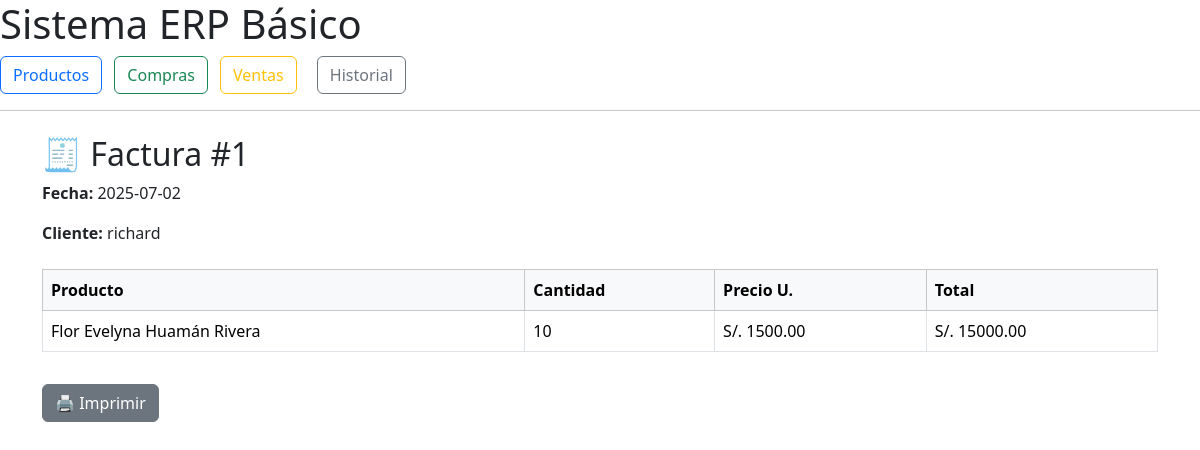
/factura/1, run on the app's committed database.
### tables this page shows
CREATE TABLE ventas (
    id INTEGER PRIMARY KEY AUTOINCREMENT,
    producto_id INTEGER,
    cantidad INTEGER,
    precio_unitario REAL,
    fecha TEXT DEFAULT CURRENT_DATE, cliente TEXT,
    FOREIGN KEY (producto_id) REFERENCES productos(id)
);

CREATE TABLE productos (
    id INTEGER PRIMARY KEY AUTOINCREMENT,
    nombre  TEXT NOT NULL,
    stock   INTEGER DEFAULT 0,
    precio  REAL    DEFAULT 0
);

### app.py (the view)
@app.route("/factura/<int:venta_id>")
def factura(venta_id):
    conn = conectar()
    cursor = conn.cursor()
    cursor.execute("""
        SELECT v.id, v.fecha, p.nombre, v.cantidad, v.precio_unitario, v.cliente
        FROM ventas v
        JOIN productos p ON v.producto_id = p.id
        WHERE v.id = ?
    """, (venta_id,))
    venta = cursor.fetchone()
    conn.close()
    if not venta:
        return "Factura no encontrada."
    return render_template("factura.html", venta=venta)

### app.py (called while the page is built)
def conectar():
    return sqlite3.connect("data/db.sqlite3")

### templates/factura.html (shortened to what this page needs)
{% extends "base.html" %}
{% block contenido %}
<div class="container mt-4">
  <h2>🧾 Factura #{{ venta[0] }}</h2>
  <p><strong>Fecha:</strong> {{ venta[1] }}</p>
  <p><strong>Cliente:</strong> {{ venta[5] or '---' }}</p>
  <table class="table table-bordered mt-4">
    <thead class="table-light">
      <tr>
        <th>Producto</th><th>Cantidad</th><th>Precio U.</th><th>Total</th>
      </tr>
    </thead>
    <tbody>
      <tr>
        <td>{{ venta[2] }}</td>
        <td>{{ venta[3] }}</td>
        <td>S/. {{ "%.2f"|format(venta[4]) }}</td>
        <td>S/. {{ "%.2f"|format(venta[3] * venta[4]) }}</td>
      </tr>
    </tbody>
  </table>
  <button class="btn btn-secondary mt-3" onclick="window.print()">🖨 Imprimir</button>
</div>
{% endblock %}

### data on the page
ventas: id "1", fecha "2025-07-02", cliente "richard", cantidad "10", precio_unitario "1500.00", venta[3]*venta[4] "15000.00"
productos: nombre "Flor Evelyna Huamán Rivera"
